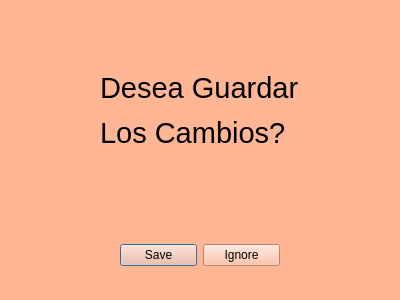
<?xml version="1.0" encoding="UTF-8"?>
<ui version="4.0">
 <class>save_warn</class>
 <widget class="QDialog" name="save_warn">
  <property name="geometry">
   <rect>
    <x>0</x>
    <y>0</y>
    <width>400</width>
    <height>300</height>
   </rect>
  </property>
  <property name="windowTitle">
   <string>Dialog</string>
  </property>
  <property name="styleSheet">
   <string notr="true">background-color: rgb(255, 182, 148);</string>
  </property>
  <widget class="QDialogButtonBox" name="buttonBox">
   <property name="geometry">
    <rect>
     <x>120</x>
     <y>240</y>
     <width>160</width>
     <height>30</height>
    </rect>
   </property>
   <property name="focusPolicy">
    <enum>Qt::ClickFocus</enum>
   </property>
   <property name="orientation">
    <enum>Qt::Horizontal</enum>
   </property>
   <property name="standardButtons">
    <set>QDialogButtonBox::Ignore|QDialogButtonBox::Save</set>
   </property>
   <property name="centerButtons">
    <bool>true</bool>
   </property>
  </widget>
  <widget class="QLabel" name="label">
   <property name="geometry">
    <rect>
     <x>100</x>
     <y>70</y>
     <width>200</width>
     <height>35</height>
    </rect>
   </property>
   <property name="font">
    <font>
     <pointsize>22</pointsize>
    </font>
   </property>
   <property name="text">
    <string>Desea Guardar</string>
   </property>
  </widget>
  <widget class="QLabel" name="label_2">
   <property name="geometry">
    <rect>
     <x>100</x>
     <y>115</y>
     <width>200</width>
     <height>35</height>
    </rect>
   </property>
   <property name="font">
    <font>
     <pointsize>22</pointsize>
    </font>
   </property>
   <property name="text">
    <string>Los Cambios?</string>
   </property>
  </widget>
 </widget>
 <resources/>
 <connections>
  <connection>
   <sender>buttonBox</sender>
   <signal>accepted()</signal>
   <receiver>save_warn</receiver>
   <slot>accept()</slot>
   <hints>
    <hint type="sourcelabel">
     <x>199</x>
     <y>254</y>
    </hint>
    <hint type="destinationlabel">
     <x>157</x>
     <y>274</y>
    </hint>
   </hints>
  </connection>
  <connection>
   <sender>buttonBox</sender>
   <signal>rejected()</signal>
   <receiver>save_warn</receiver>
   <slot>reject()</slot>
   <hints>
    <hint type="sourcelabel">
     <x>316</x>
     <y>260</y>
    </hint>
    <hint type="destinationlabel">
     <x>286</x>
     <y>274</y>
    </hint>
   </hints>
  </connection>
 </connections>
</ui>
